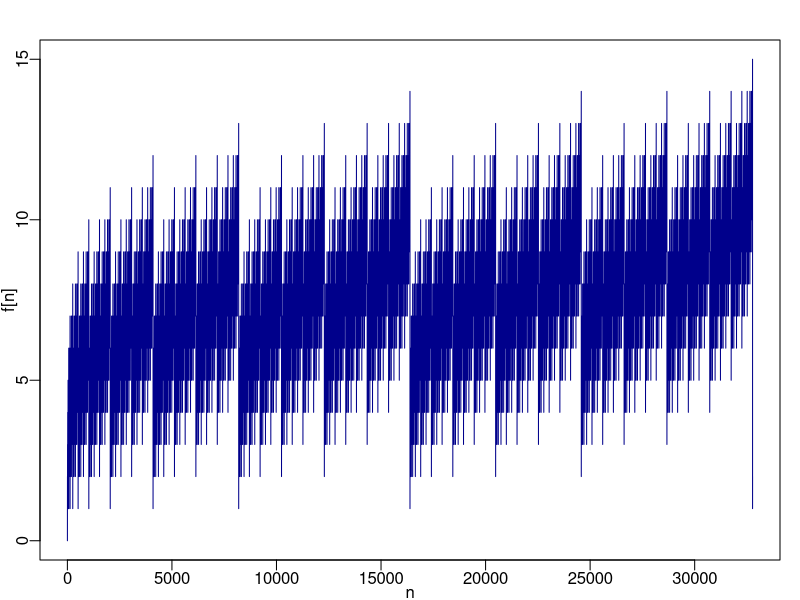
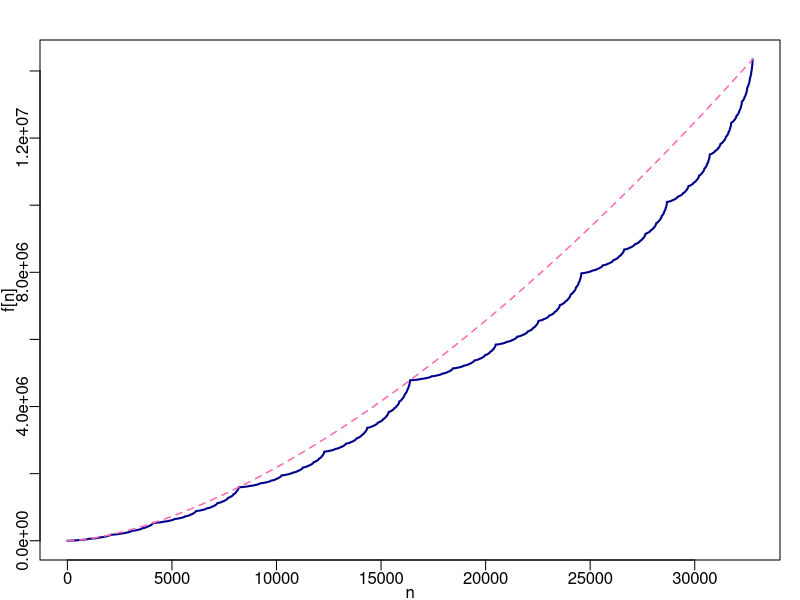
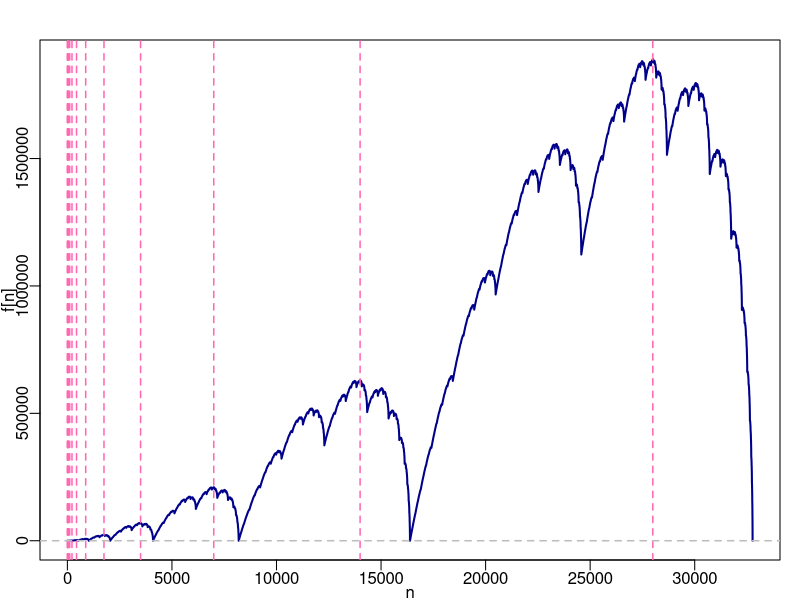
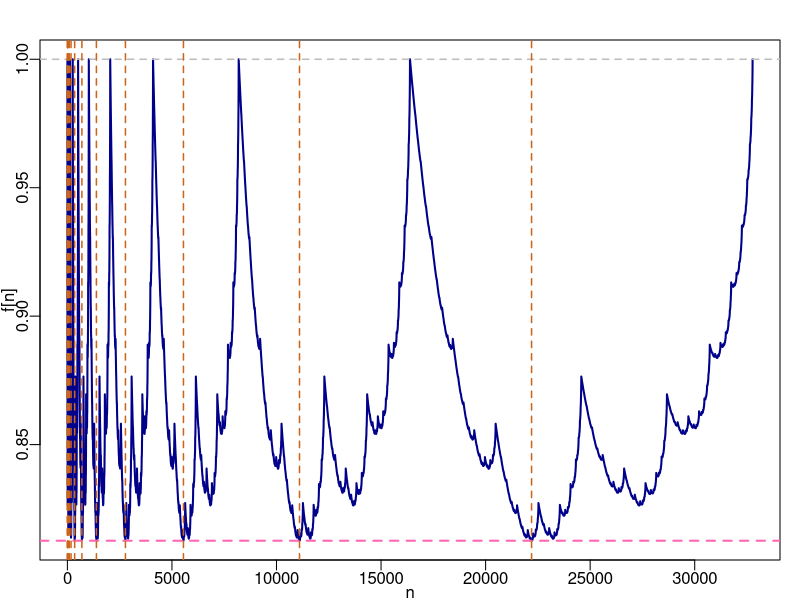
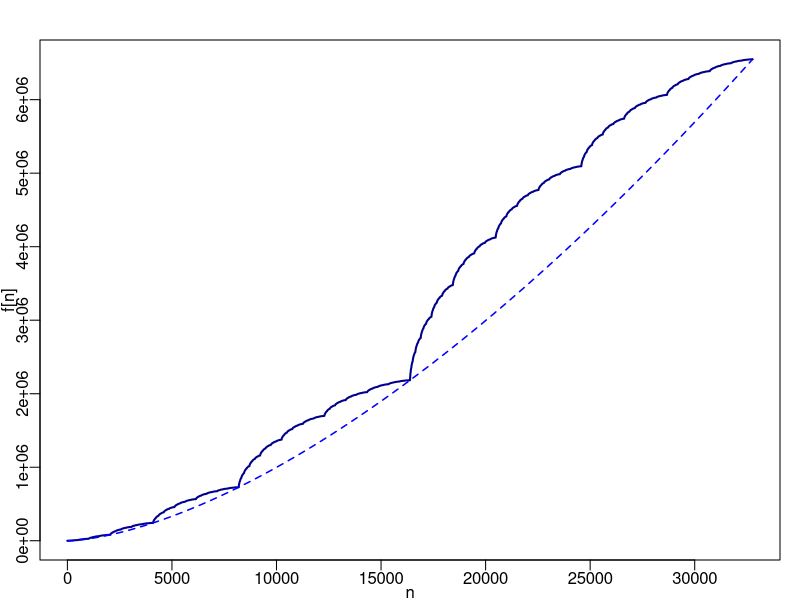
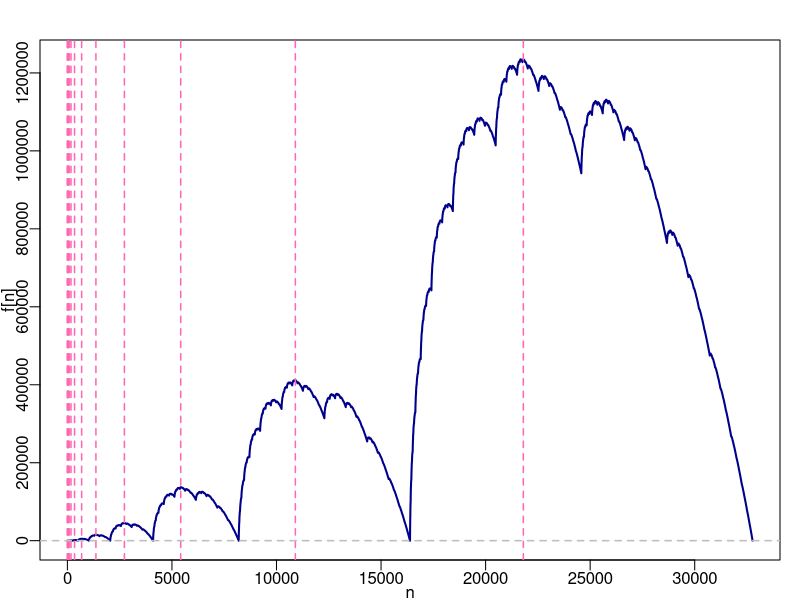
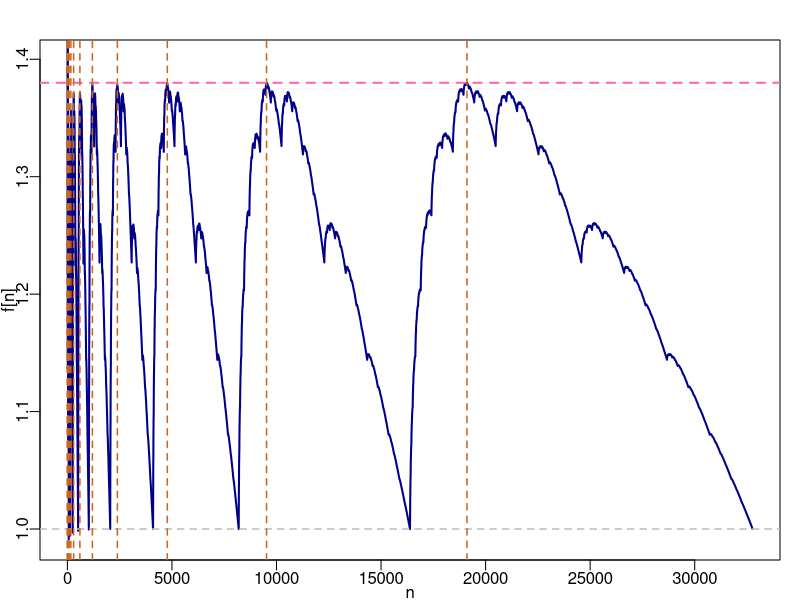
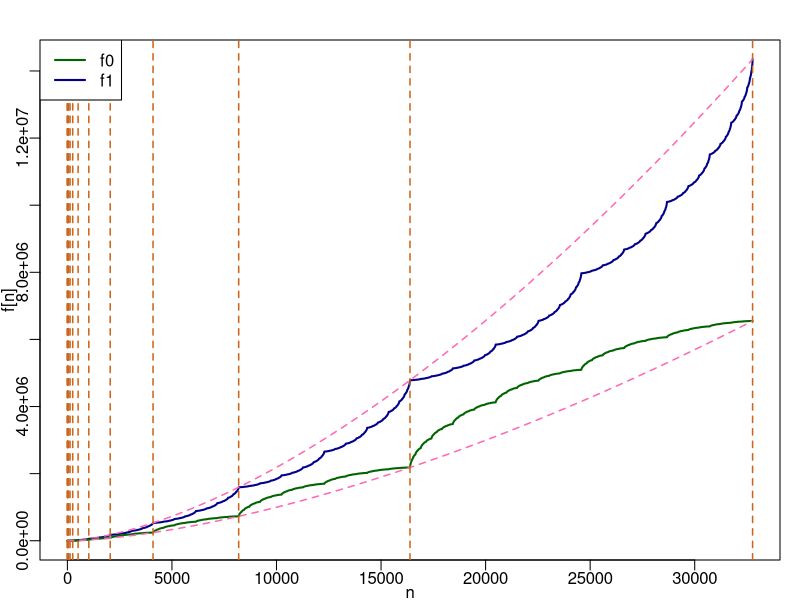

These figures' R source, in order:
#binary function
base2=function(x){
  r=x %% 2
  d= x-r
  b=0
  repeat{
    k=floor(log2(d))
    d=d-2^k
    b=b+10^k
    if(d==0) break
  }
  b=b+r
  return(b)
}

#----------------------
#make binary sequence
m=15
n=2^m+1
f1=sapply(0:n, function(x) base2(x))

#count 1s
ones=nchar(as.character(format(f1, scientific = F))) -nchar( gsub("1", "", as.character(format(f1, scientific = F)), fixed = T))

#count 0s
zeros=nchar(as.character(f1)) -nchar( gsub("0", "", as.character(f1), fixed = T))

par(mar=c(2,2,2,1), mgp=c(1.1,.4,0))
plot(ones, pch=16, type = "l", col="darkblue", xlab="n", ylab="f[n]")

#2 power summatory function of 1s
f2=sapply(1:n, function(x) sum(2^(ones[1:(x-1)])))
f2=tail(f2,-1)

#2 power summatory function of 0s
f3=sapply(1:n, function(x) sum(2^(zeros[1:(x-1)])))
f3=tail(f3,-1)

#their difference
dffr=f2-f3

#----------------  
#plot 1s
par(mar=c(2,2,2,1), mgp=c(1.1,.4,0))
plot(f2, pch=16, type = "l", col="darkblue", xlab="n", ylab="f[n]", lwd=2)
points(3^(log2(1:(n-1))), type="l", col="hotpink", lty=2, lwd=1.5)

#rectified 1s
plot(3^(log2(1:(n-1)))-f2, pch=16, type = "l", col="darkblue", xlab="n", ylab="f[n]", lwd=2)

#maxima point of each cycle
te=3^(log2(1:(n-1)))-f2
sapply(1:(m-1), function(x) which(te[2^x:2^(x+1)]==max(te[2^x:2^(x+1)]))/(2^(x+1)-2^x))
ye=sapply(1:(m-1), function(x) which(te[2^x:2^(x+1)]==max(te[2^x:2^(x+1)]))+(2^x))
abline(v=ye, col="hotpink", lwd=1.5,lty=2)
abline(h=0, col="gray", lwd=1.5, lty=2)

#division Harborth/Stolarsky
plot(f2/3^(log2(1:(n-1))), pch=16, type = "l", col="darkblue", xlab="n", ylab="f[n]", lwd=2)

#minima of above
te=f2/(3^(log2(1:(n-1))))
ye=sapply(1:(m-1), function(x) min(te[2^x:2^(x+1)]))
abline(h=tail(ye,1), lty=2, lwd=2, col="hotpink")
abline(h=1, lty=2, lwd=1.5, col="gray")

#location of minima
sapply(1:(m-1), function(x) which(te[2^x:2^(x+1)]==min(te[2^x:2^(x+1)]))/(2^(x+1)-2^x))
ye=sapply(1:(m-1), function(x) which(te[2^x:2^(x+1)]==min(te[2^x:2^(x+1)]))+2^x)
abline(v=ye, col="chocolate3", lwd=1.5,lty=2)

#--------------------
#plot 0s
plot(f3, pch=16, type = "l", col="darkblue", xlab="n", ylab="f[n]", lwd=2)
points(3^(log2(1:n))*0.4564521, type="l", col="blue", lty=2, lwd=1.5)

#rectified 0s
par(mar=c(2,2,2,1), mgp=c(1.1,.4,0))
plot(f3-3^(log2(1:(n-1)))*0.4564521, pch=16, type = "l", col="darkblue", xlab="n", ylab="f[n]", lwd=2)

#maxima point of each cycle
te=f3-3^(log2(1:(n-1)))*0.4564
sapply(1:(m-1), function(x) which(te[2^x:2^(x+1)]==max(te[2^x:2^(x+1)]))/(2^(x+1)-2^x))
ye=sapply(1:(m-1), function(x) which(te[2^x:2^(x+1)]==max(te[2^x:2^(x+1)]))+(2^x))
abline(v=ye, col="hotpink", lwd=1.5,lty=2)
abline(h=0, col="gray", lwd=1.5, lty=2)

#division 0s
plot(f3/(3^(log2(1:(n-1)))*0.4564521), pch=16, type = "l", ylim=c(.99,1.4), col="darkblue", xlab="n", ylab="f[n]", lwd=2)

#maxima of above
te=f3/(3^(log2(1:(n-1)))*0.4564521)
ye=sapply(1:(m-1), function(x) max(te[2^x:2^(x+1)]))
abline(h=tail(ye,1), lty=2, lwd=2, col="hotpink")
abline(h=1, lty=2, lwd=1.5, col="gray")

#location of minima
sapply(1:(m-1), function(x) which(te[2^x:2^(x+1)]==max(te[2^x:2^(x+1)]))/(2^(x+1)-2^x))
ye=sapply(1:(m-1), function(x) which(te[2^x:2^(x+1)]==max(te[2^x:2^(x+1)]))+2^x)
abline(v=ye, col="chocolate3", lwd=1.5,lty=2)

#---------------
#plot of both 0 and 1 functions
par(mar=c(2,2,2,1), mgp=c(1.1,.4,0))
plot(f2, pch=16, type = "l", col="darkblue", xlab="n", ylab="f[n]", lwd=2)
points(3^(log2(1:(n-1))), type="l", col="hotpink", lty=2, lwd=1.5)

points(f3, pch=16, type = "l", col="darkgreen", xlab="n", ylab="f[n]", lwd=2)
points(3^(log2(1:n))*0.4564, type="l", col="hotpink", lty=2, lwd=1.5)

abline(v=2^(1:15), lty=2, lwd=1.5, col="chocolate3")
legend(x="topleft", legend = c("f0","f1"), col =c("darkgreen", "darkblue"), lwd = 2)

#-------------
#f2 from recurrence
n=2^15
f2r=rep(NA,n)
f2r[1]=1
f2r[2]=3
for(j in 3:n){
  if(floor(j/2)==j/2){ f2r[j] = 3*f2r[j/2]
  } else{
    f2r[j]=2*f2r[(j-1)/2]+1*f2r[(j+1)/2]
  }
}

par(mar=c(2,2,2,1), mgp=c(1.1,.4,0))
plot(f2r, type="l", col="darkblue", xlab="n", ylab="f[n]")
curve(3^(log2(x)),from = 2, to= 2^15, add=T, lwd=1.5, lty=2, col="hotpink")


f3r=rep(NA,n)
f3r[1]=1
f3r[2]=3
for(j in 3:n){
  if(floor(j/2)==j/2){ f3r[j] = 3*f3r[j/2]
  } else{
    f3r[j]=1*f3r[(j-1)/2]+2*f3r[(j+1)/2]
  }
}
par(mar=c(2,2,2,1), mgp=c(1.1,.4,0))
plot(f3r, type="l", col="darkblue", xlab="n", ylab="f[n]")
curve(3^(log2(x)),from = 2, to= 2^15, add=T, lwd=1.5, lty=2, col="hotpink")

#-----------
#plot difference
plot(dffr, pch=16, type = "l", col="darkblue", xlab="n", ylab="f[n]", lwd=2)
points(3^(log2(1:n))*0.5449817, type="l", col="hotpink", lty=2, lwd=1.5)

#rectified difference:
plot(3^(log2(1:(n-1)))*0.5449817-dffr, pch=16, type = "l", col="darkblue", xlab="n", ylab="f[n]", lwd=2)

#----------
#meru
m=8
meru=vector(mode = "list", m)
meru[[1]]=c(1)
for(j in 2:m){
  meru[[j]][1]=1
  meru[[j]][j]=1
  k=2
  while(k < j){
  meru[[j]][k]=meru[[j-1]][k-1]+meru[[j-1]][k]
  k=k+1
  }
}
te=matrix(data=rep(NA, m^2), byrow = T, nrow = m)

for (j in 1:m) {
  te[j,1:j]=meru[[j]]
}
meru=te
library("xtable")
print(xtable(meru,digits = 0), include.rownames=FALSE, include.colnames=F)